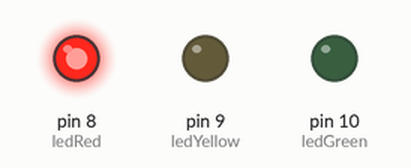
This sketch was run on a simulated Arduino Uno, built with avr-gcc and run on an emulated ATmega328P. Parts: output pins drawn as LEDs (lit = HIGH).

Above: at 2.0 s.
At 5.0 s:
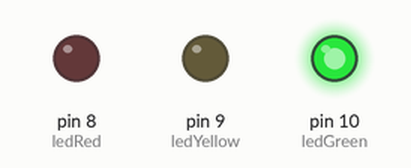
At 8.0 s:
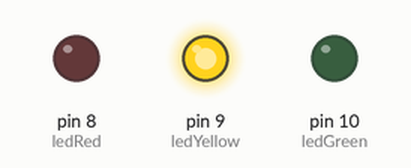
Timing chart, 0 to 13.0 s (numbered marks = the images above):
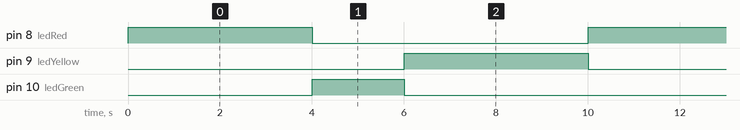

Measured:
- by itself, pin 8 (ledRed), pin 9 (ledYellow): alternates HIGH for 4.0 s and LOW for 6.0 s
- by itself, pin 10 (ledGreen): alternates HIGH for 2.0 s and LOW for 8.0 s
- by itself, everything shown: repeats every 10.0 s, in 3 steps

The sketch:

semaforo_com_funcao.ino
```cpp
#define ledRed 8
#define ledYellow 9
#define ledGreen 10

void setup() {
  pinMode(ledRed, OUTPUT);
  pinMode(ledYellow, OUTPUT);
  pinMode(ledGreen, OUTPUT);
}

void lightsRed(int tmp) {
  digitalWrite(ledRed, HIGH);
  digitalWrite(ledYellow, LOW);
  digitalWrite(ledGreen, LOW);
  delay(tmp*1000);
}

void lightsYellow(int tmp) {
  digitalWrite(ledRed, LOW);
  digitalWrite(ledYellow, LOW);
  digitalWrite(ledGreen, HIGH);
  delay(tmp*1000);
}

void ligthsGreen(int tmp) {
  digitalWrite(ledRed, LOW);
  digitalWrite(ledYellow, HIGH);
  digitalWrite(ledGreen, LOW);
  delay(tmp*1000);
}

void loop() {
  lightsRed(4);
  lightsYellow(2);
  ligthsGreen(4);
}
```
